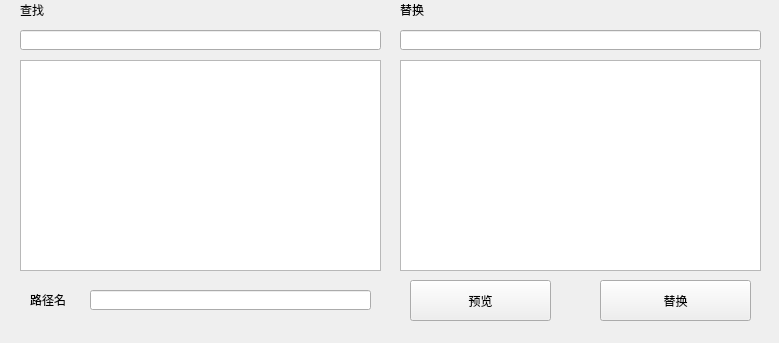
<?xml version="1.0" encoding="UTF-8"?>
<ui version="4.0">
 <class>MainWindow</class>
 <widget class="QMainWindow" name="MainWindow">
  <property name="geometry">
   <rect>
    <x>0</x>
    <y>0</y>
    <width>779</width>
    <height>343</height>
   </rect>
  </property>
  <property name="windowTitle">
   <string>文件名替换</string>
  </property>
  <widget class="QWidget" name="centralwidget">
   <widget class="QLabel" name="label">
    <property name="geometry">
     <rect>
      <x>20</x>
      <y>0</y>
      <width>54</width>
      <height>20</height>
     </rect>
    </property>
    <property name="text">
     <string>查找</string>
    </property>
   </widget>
   <widget class="QLineEdit" name="lineEdit">
    <property name="geometry">
     <rect>
      <x>20</x>
      <y>30</y>
      <width>361</width>
      <height>20</height>
     </rect>
    </property>
   </widget>
   <widget class="QLabel" name="label_2">
    <property name="geometry">
     <rect>
      <x>400</x>
      <y>0</y>
      <width>54</width>
      <height>20</height>
     </rect>
    </property>
    <property name="text">
     <string>替换</string>
    </property>
   </widget>
   <widget class="QLineEdit" name="lineEdit_2">
    <property name="geometry">
     <rect>
      <x>400</x>
      <y>30</y>
      <width>361</width>
      <height>20</height>
     </rect>
    </property>
   </widget>
   <widget class="QPushButton" name="pushButton">
    <property name="geometry">
     <rect>
      <x>410</x>
      <y>280</y>
      <width>141</width>
      <height>41</height>
     </rect>
    </property>
    <property name="text">
     <string>预览</string>
    </property>
   </widget>
   <widget class="QPushButton" name="pushButton_2">
    <property name="geometry">
     <rect>
      <x>600</x>
      <y>280</y>
      <width>151</width>
      <height>41</height>
     </rect>
    </property>
    <property name="text">
     <string>替换</string>
    </property>
   </widget>
   <widget class="QLineEdit" name="lineEdit_3">
    <property name="geometry">
     <rect>
      <x>90</x>
      <y>290</y>
      <width>281</width>
      <height>20</height>
     </rect>
    </property>
   </widget>
   <widget class="QLabel" name="label_3">
    <property name="geometry">
     <rect>
      <x>30</x>
      <y>290</y>
      <width>54</width>
      <height>20</height>
     </rect>
    </property>
    <property name="text">
     <string>路径名</string>
    </property>
   </widget>
   <widget class="QListView" name="listView">
    <property name="geometry">
     <rect>
      <x>20</x>
      <y>60</y>
      <width>361</width>
      <height>211</height>
     </rect>
    </property>
   </widget>
   <widget class="QListView" name="listView_2">
    <property name="geometry">
     <rect>
      <x>400</x>
      <y>60</y>
      <width>361</width>
      <height>211</height>
     </rect>
    </property>
   </widget>
  </widget>
 </widget>
 <resources/>
 <connections/>
</ui>
